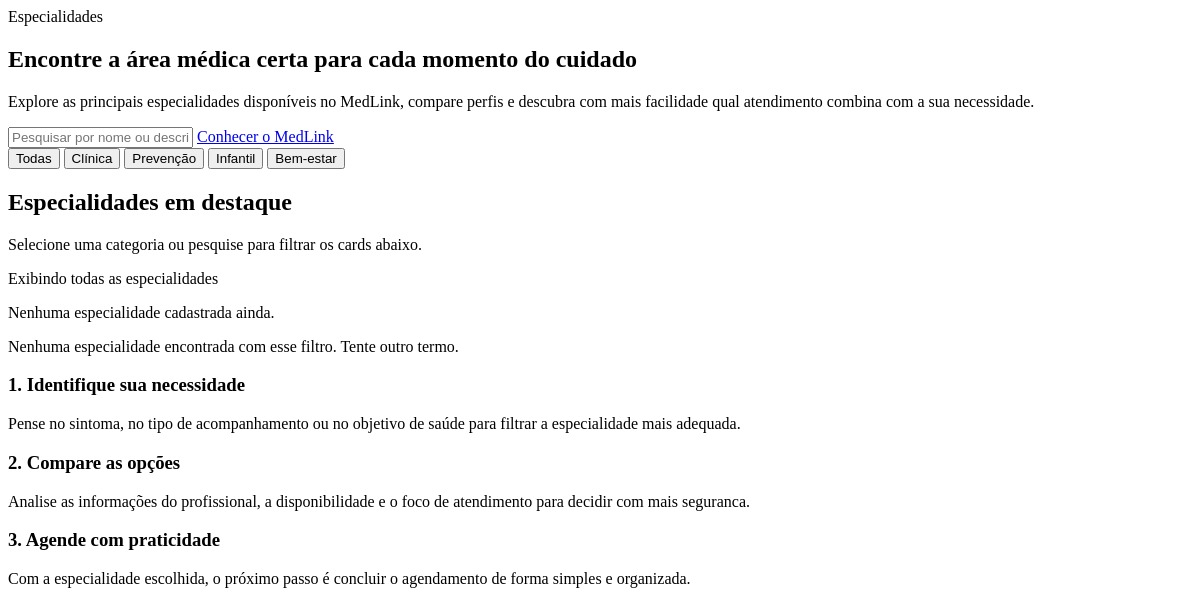
Before: /especialidades/ with the older database file.
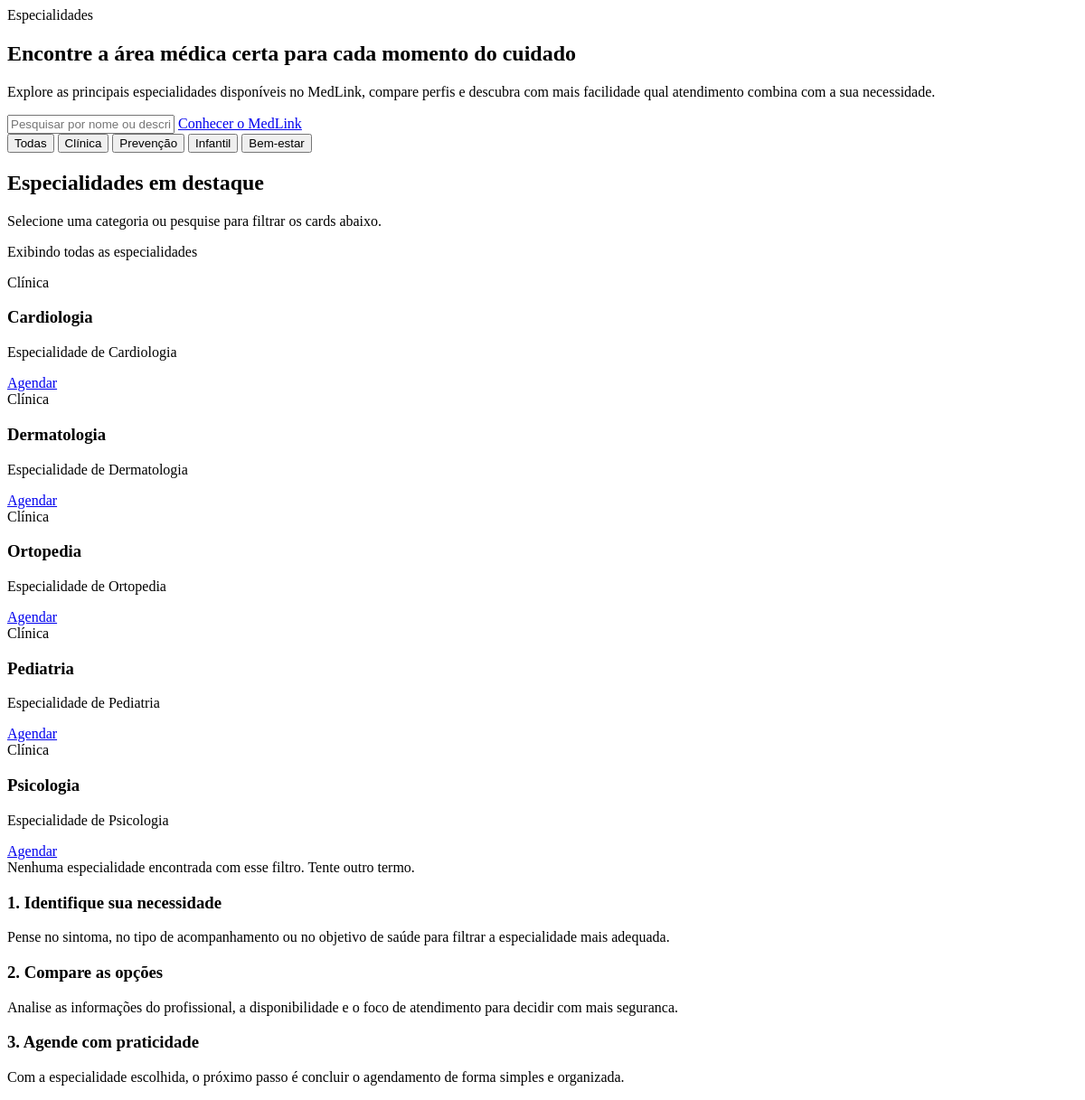
After: the same page with the newer database file.
### app/models.py (models this page shows, shortened)
class Specialty(models.Model):
    name = models.CharField(
        max_length=100,
        unique=True,
        verbose_name="Nome"
    )
    description = models.TextField(
        verbose_name="Descrição",
        blank=True
    )
    class Meta:
        verbose_name = "Especialidade"
        verbose_name_plural = "Especialidades"
        ordering = ["name"]

### app/views.py (the view)
# urls.py: path('especialidades/', views.especialidades, name='especialidades'),
def especialidades(request):
    specialties = Specialty.objects.all()
    return render(request, 'pages/especialidades.html', {
        'specialties': specialties,
        'extra_css': 'css/especialidades.css',
        'extra_js': 'js/especialidades.js',
    })

### templates/pages/especialidades.html (shortened to what this page needs)
<c-layouts.base>
    <section class="especialidades-hero bg-base-200">
        <div class="max-w-6xl mx-auto px-6 py-20">
            <div class="max-w-3xl">
                <div class="badge badge-primary badge-outline mb-5">Especialidades</div>
                <h1 class="text-4xl md:text-5xl font-bold leading-tight">
                    Encontre a área médica certa para cada momento do cuidado
                </h1>
                <p class="text-lg text-base-content/70 mt-6">
                    Explore as principais especialidades disponíveis no MedLink, compare
                    perfis e descubra com mais facilidade qual atendimento combina com a
                    sua necessidade.
                </p>
            </div>
            <div class="card bg-base-100 shadow-xl border border-base-300 mt-10">
                <div class="card-body gap-6">
                    <div class="grid gap-4 lg:grid-cols-[1fr_auto] lg:items-center">
                        <label class="input input-bordered flex items-center gap-3 w-full">
                            <input id="especialidade-search"
                                   type="text"
                                   class="grow"
                                   placeholder="Pesquisar por nome ou descrição da especialidade">
                        </label>
                        <a href="{% url 'sobre' %}" class="btn btn-outline">
                            Conhecer o MedLink
                        </a>
                    </div>
                    <div class="flex flex-wrap gap-3" id="especialidade-filtros">
                        <button type="button" class="btn btn-sm btn-primary filtro-btn" data-filter="todas">Todas</button>
                        <button type="button" class="btn btn-sm btn-outline filtro-btn" data-filter="clinica">Clínica</button>
                        <button type="button" class="btn btn-sm btn-outline filtro-btn" data-filter="prevencao">Prevenção</button>
                        <button type="button" class="btn btn-sm btn-outline filtro-btn" data-filter="infantil">Infantil</button>
                        <button type="button" class="btn btn-sm btn-outline filtro-btn" data-filter="bem-estar">Bem-estar</button>
                    </div>
                </div>
            </div>
        </div>
    </section>
    <section class="py-20 px-6 bg-base-100">
        <div class="max-w-6xl mx-auto">
            <div class="flex flex-col md:flex-row md:items-end md:justify-between gap-4 mb-10">
                <div>
                    <h2 class="text-3xl font-bold">Especialidades em destaque</h2>
                    <p class="text-base-content/65 mt-2">
                        Selecione uma categoria ou pesquise para filtrar os cards abaixo.
                    </p>
                </div>
                <p id="especialidade-status" class="text-sm text-base-content/60">
                    Exibindo todas as especialidades
                </p>
            </div>
            <div id="especialidades-grid" class="grid gap-6 md:grid-cols-2 xl:grid-cols-3">
                {% for spec in specialties %}
                <article class="especialidade-card card bg-base-200 border border-base-300 shadow-sm" data-category="clinica" data-search="{{ spec.name|lower }} {{ spec.description|lower }}">
                    <div class="card-body">
                        <div class="flex items-start justify-between gap-4">
                            <span class="badge badge-primary badge-outline">Clínica</span>
                        </div>
                        <h3 class="card-title mt-4">{{ spec.name }}</h3>
                        <p class="text-base-content/70">
                            {{ spec.description|default:"Descrição não informada." }}
                        </p>
                        <div class="card-actions justify-end mt-4">
                            <a href="{% url 'agendar' %}?especialidade={{ spec.id }}" class="btn btn-sm btn-outline btn-primary">Agendar</a>
                        </div>
                    </div>
                </article>
                {% empty %}
                <div class="col-span-full text-center py-10">
                    <p class="text-base-content/60">Nenhuma especialidade cadastrada ainda.</p>
                </div>
                {% endfor %}
            </div>
            <div id="especialidade-vazio" class="hidden alert mt-10">
                <span>Nenhuma especialidade encontrada com esse filtro. Tente outro termo.</span>
            </div>
        </div>
    </section>
    <section class="py-20 px-6 bg-base-200">
        <div class="max-w-6xl mx-auto grid gap-6 lg:grid-cols-3">
            <div class="card bg-base-100 border border-base-300 shadow-sm">
                <div class="card-body">
                    <h3 class="card-title">1. Identifique sua necessidade</h3>
                    <p class="text-base-content/70">
                        Pense no sintoma, no tipo de acompanhamento ou no objetivo de saúde
                        para filtrar a especialidade mais adequada.
                    </p>
                </div>
            </div>
            <div class="card bg-base-100 border border-base-300 shadow-sm">
                <div class="card-body">
                    <h3 class="card-title">2. Compare as opções</h3>
                    <p class="text-base-content/70">
                        Analise as informações do profissional, a disponibilidade e o foco de
                        atendimento para decidir com mais seguranca.
                    </p>
                </div>
            </div>
            <div class="card bg-base-100 border border-base-300 shadow-sm">
                <div class="card-body">
                    <h3 class="card-title">3. Agende com praticidade</h3>
                    <p class="text-base-content/70">
                        Com a especialidade escolhida, o próximo passo é concluir o
                        agendamento de forma simples e organizada.
                    </p>
                </div>
            </div>
        </div>
    </section>
</c-layouts.base>

Changed rows visible on the page:
added Specialty: name "Cardiologia", description "Especialidade de Cardiologia"
added Specialty: name "Dermatologia", description "Especialidade de Dermatologia"
added Specialty: name "Ortopedia", description "Especialidade de Ortopedia"
added Specialty: name "Pediatria", description "Especialidade de Pediatria"
added Specialty: name "Psicologia", description "Especialidade de Psicologia"
Other visible differences:
text no longer shown: "Nenhuma especialidade cadastrada ainda."
